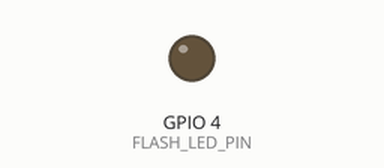
Recording of a sketch running on a simulated ESP32. On the bench: output pins drawn as LEDs (lit = HIGH). The camera gives no picture; what the sketch prints to the serial monitor is not drawn.

Above: at 0.5 s.
Timing chart, 0 to 2.0 s (numbered marks = the images above):
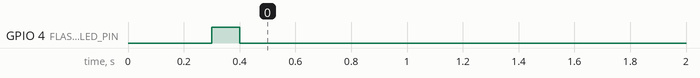

The sketch:

esp32cam_uart.ino
```cpp
/*
 * NayanSathi — ESP32-CAM UART Frame Streamer
 * Sends JPEG frames directly to Raspberry Pi via UART
 *
 * Hardware:
 *   ESP32-CAM GPIO1 (TX) → Pi GPIO15 (RXD, Pin 10)
 *   ESP32-CAM GND        → Pi GND
 *   ESP32-CAM 5V         → Pi Pin 2 (5V)
 *
 * Frame Protocol:
 *   [0xAA 0xBB 0xCC 0xDD] [4-byte length LE] [JPEG bytes]
 */

#include "esp_camera.h"

// ── Camera model: AI-Thinker ESP32-CAM ──────────────────────
#define PWDN_GPIO_NUM     32
#define RESET_GPIO_NUM    -1
#define XCLK_GPIO_NUM      0
#define SIOD_GPIO_NUM     26
#define SIOC_GPIO_NUM     27
#define Y9_GPIO_NUM       35
#define Y8_GPIO_NUM       34
#define Y7_GPIO_NUM       39
#define Y6_GPIO_NUM       36
#define Y5_GPIO_NUM       21
#define Y4_GPIO_NUM       19
#define Y3_GPIO_NUM       18
#define Y2_GPIO_NUM        5
#define VSYNC_GPIO_NUM    25
#define HREF_GPIO_NUM     23
#define PCLK_GPIO_NUM     22

// ── Config ───────────────────────────────────────────────────
#define BAUD_RATE     1500000   // 1.5 Mbps — fast but stable on Pi
#define FRAME_MAGIC_1 0xAA
#define FRAME_MAGIC_2 0xBB
#define FRAME_MAGIC_3 0xCC
#define FRAME_MAGIC_4 0xDD
#define TARGET_FPS    8         // target FPS (Pi YOLO will process at its own rate)

// ── LED flash (GPIO4 on AI-Thinker) ─────────────────────────
#define FLASH_LED_PIN 4

void setup() {
  // UART0 to Raspberry Pi
  Serial.begin(BAUD_RATE);
  while (!Serial) delay(10);

  // Flash LED setup
  pinMode(FLASH_LED_PIN, OUTPUT);
  digitalWrite(FLASH_LED_PIN, LOW);

  // Camera config
  camera_config_t config;
  config.ledc_channel = LEDC_CHANNEL_0;
  config.ledc_timer   = LEDC_TIMER_0;
  config.pin_d0       = Y2_GPIO_NUM;
  config.pin_d1       = Y3_GPIO_NUM;
  config.pin_d2       = Y4_GPIO_NUM;
  config.pin_d3       = Y5_GPIO_NUM;
  config.pin_d4       = Y6_GPIO_NUM;
  config.pin_d5       = Y7_GPIO_NUM;
  config.pin_d6       = Y8_GPIO_NUM;
  config.pin_d7       = Y9_GPIO_NUM;
  config.pin_xclk     = XCLK_GPIO_NUM;
  config.pin_pclk     = PCLK_GPIO_NUM;
  config.pin_vsync    = VSYNC_GPIO_NUM;
  config.pin_href     = HREF_GPIO_NUM;
  config.pin_sccb_sda = SIOD_GPIO_NUM;
  config.pin_sccb_scl = SIOC_GPIO_NUM;
  config.pin_pwdn     = PWDN_GPIO_NUM;
  config.pin_reset    = RESET_GPIO_NUM;
  config.xclk_freq_hz = 20000000;
  config.pixel_format = PIXFORMAT_JPEG;
  config.grab_mode    = CAMERA_GRAB_LATEST;  // always grab latest frame
  config.fb_location  = CAMERA_FB_IN_PSRAM;

  // Lower resolution = faster serial transfer + lower latency
  // QVGA(320x240) or CIF(400x296) recommended for UART
  if (psramFound()) {
    config.frame_size   = FRAMESIZE_VGA;   // 640x480
    config.jpeg_quality = 15;              // 0=best, 63=worst
    config.fb_count     = 2;
  } else {
    config.frame_size   = FRAMESIZE_CIF;   // 400x296
    config.jpeg_quality = 20;
    config.fb_count     = 1;
  }

  esp_err_t err = esp_camera_init(&config);
  if (err != ESP_OK) {
    // Signal error via LED blink
    for (int i = 0; i < 10; i++) {
      digitalWrite(FLASH_LED_PIN, HIGH); delay(200);
      digitalWrite(FLASH_LED_PIN, LOW);  delay(200);
    }
    ESP.restart();
  }

  // Optimise sensor settings
  sensor_t *s = esp_camera_sensor_get();
  if (s) {
    s->set_brightness(s, 1);      // slight brightness boost
    s->set_saturation(s, 0);
    s->set_sharpness(s, 1);
    s->set_gainceiling(s, (gainceiling_t)4);
    s->set_awb_gain(s, 1);
    s->set_wb_mode(s, 0);         // auto white balance
    s->set_ae_level(s, 0);
    s->set_aec2(s, 0);
  }

  // Brief flash to signal ready
  digitalWrite(FLASH_LED_PIN, HIGH); delay(100);
  digitalWrite(FLASH_LED_PIN, LOW);
}

void loop() {
  unsigned long t0 = millis();

  camera_fb_t *fb = esp_camera_fb_get();
  if (!fb) {
    delay(50);
    return;
  }

  // Send frame magic header + 4-byte length + JPEG payload
  uint32_t len = fb->len;
  uint8_t header[8];
  header[0] = FRAME_MAGIC_1;
  header[1] = FRAME_MAGIC_2;
  header[2] = FRAME_MAGIC_3;
  header[3] = FRAME_MAGIC_4;
  header[4] = (len      ) & 0xFF;  // length little-endian
  header[5] = (len >>  8) & 0xFF;
  header[6] = (len >> 16) & 0xFF;
  header[7] = (len >> 24) & 0xFF;

  Serial.write(header, 8);
  Serial.write(fb->buf, fb->len);
  Serial.flush();

  esp_camera_fb_return(fb);

  // Throttle to target FPS
  unsigned long elapsed = millis() - t0;
  unsigned long frame_ms = 1000 / TARGET_FPS;
  if (elapsed < frame_ms) delay(frame_ms - elapsed);
}
```
